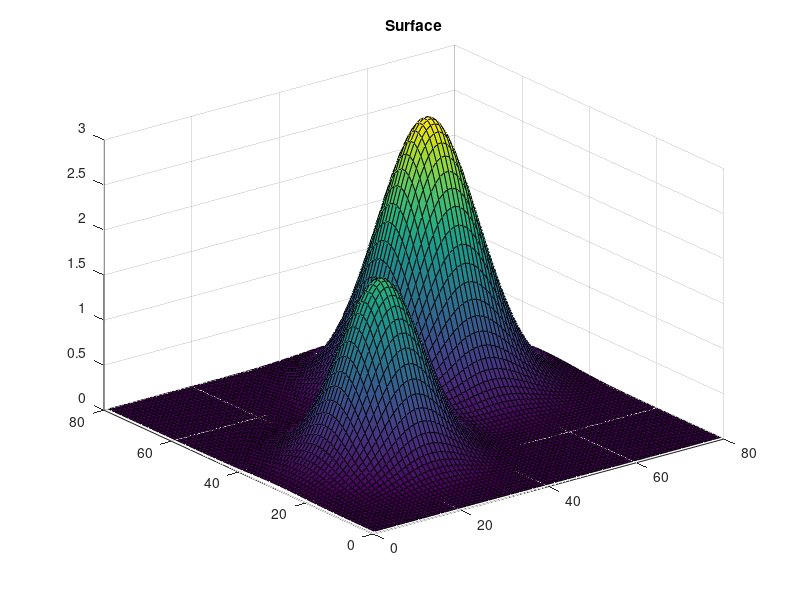
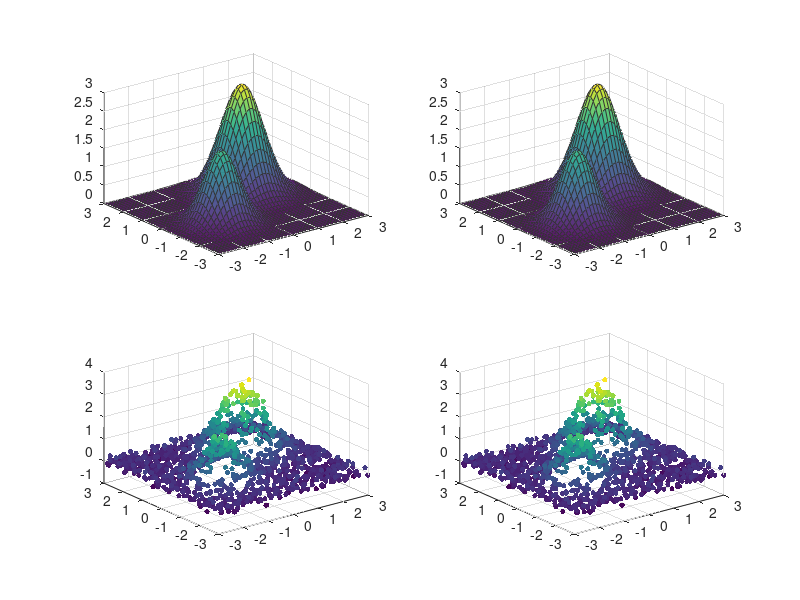

Source code (MATLAB) for these figures, in order: (Note: this script raises an error after producing the figures.)
% 이름   : three_d_plot_example
% 용도   : plot-style 3d-plot 케이스 — before/after 비교 예제 (합성 표면)
% 작성자 : REM2 / 2026
% 사용법 : MATLAB에서 직접 실행 (외부 데이터 불필요). image_fig/에 PNG 저장
% 의존성 : 없음 (기본 MATLAB)

%% 합성 데이터 — 2D 가우시안 합 표면 (예: 자기장 세기 분포)
clear; clc;
gx = linspace(-3, 3, 80);
gy = linspace(-3, 3, 80);
[X, Y] = meshgrid(gx, gy);                  % 공간 좌표 (mm)
Z = 3*exp(-((X-1).^2 + (Y-1).^2)) ...       % 봉우리 1
  + 2*exp(-((X+1.2).^2 + (Y+0.8).^2)/0.7);  % 봉우리 2  → 세기 (mT)

%% 출력 폴더
thisDir = fileparts(mfilename('fullpath'));
outDir  = fullfile(thisDir, 'image_fig');
if ~exist(outDir, 'dir'); mkdir(outDir); end

%% ── BEFORE — 흔한 문제: 인덱스축 surf(Z), 라벨 없음, colorbar 없음, 격자선 난잡, 기본 view
figBefore = figure('Name', '3d-plot BEFORE');
surf(Z);                                    % X,Y 없이 인덱스 축, 촘촘한 검은 격자
title('Surface');
exportgraphics(figBefore, fullfile(outDir, 'three_d_plot_before.png'), 'Resolution', 300);

%% ── AFTER — plot-style 3d-plot 케이스: 2x2 (상단 surf mesh, 하단 point cloud), 각 iso/top 2시점
fontSize  = 16;            % 2x2 밀집 레이아웃 → 가독성 위해 폰트 축소 (단일 패널 기본은 24)
fontName  = 'Times New Roman';
axLineWidth = 1.0;                              % 축 박스·그리드 선 두께
gridStyle = '--';  gridAlpha = 0.25;

% 연속 필드 함수 (그리드 surf + 포인트 클라우드 공용)
fieldFn = @(x, y) 3*exp(-((x-1).^2 + (y-1).^2)) ...
                + 2*exp(-((x+1.2).^2 + (y+0.8).^2)/0.7);

% surf용 그리드 (mesh 형태가 보이도록 적당한 해상도)
sgx = linspace(-3, 3, 45);  sgy = linspace(-3, 3, 45);
[Xs, Ys] = meshgrid(sgx, sgy);
Zs = fieldFn(Xs, Ys);

% 포인트 클라우드 (측정점 모사: 무작위 위치 + 약간의 노이즈)
M  = 1500;
px = -3 + 6*rand(M, 1);  py = -3 + 6*rand(M, 1);
pz = fieldFn(px, py) + 0.12*randn(M, 1);

zMax = 1.1*max(Zs(:));

figAfter = figure('Name', '3d-plot AFTER', 'Color', 'w', ...
                  'Units', 'pixels', 'Position', [80 80 1150 980]);
ax1 = subplot(2, 2, 1, 'Parent', figAfter);   % surf — iso
ax2 = subplot(2, 2, 2, 'Parent', figAfter);   % surf — top
ax3 = subplot(2, 2, 3, 'Parent', figAfter);   % point cloud — iso
ax4 = subplot(2, 2, 4, 'Parent', figAfter);   % point cloud — top

% 상단: surf (mesh 형태 — 엣지 표시)
surf(ax1, Xs, Ys, Zs, 'EdgeColor', [0.2 0.2 0.2], 'FaceAlpha', 0.9);
surf(ax2, Xs, Ys, Zs, 'EdgeColor', [0.2 0.2 0.2], 'FaceAlpha', 0.9);

% 하단: point cloud (값으로 색)
scatter3(ax3, px, py, pz, 14, pz, 'filled');
scatter3(ax4, px, py, pz, 14, pz, 'filled');

colormap(figAfter, 'parula');

allAx = [ax1, ax2, ax3, ax4];
for k = 1:numel(allAx)
    ax = allAx(k);
    set(ax, 'FontSize', fontSize, 'FontName', fontName, 'Box', 'on', 'LineWidth', axLineWidth, ...
            'XGrid', 'on', 'YGrid', 'on', 'ZGrid', 'on', ...
            'GridLineStyle', gridStyle, 'GridAlpha', gridAlpha, ...
            'GridLineWidth', axLineWidth);      % GridLineWidth: R2023a+
    xlabel(ax, 'X Position (mm)');           % 3축 모두 라벨 + 단위
    ylabel(ax, 'Y Position (mm)');
    zlabel(ax, 'Flux Density (mT)');         % z축이 값(세기)을 나타냄 → colorbar 불필요
    xlim(ax, [-3, 3]);  ylim(ax, [-3, 3]);  zlim(ax, [0, zMax]);
    clim(ax, [0, max(Zs(:))]);               % 패널 간 색 범위만 통일 (colorbar 없음)
    pbaspect(ax, [1 1 0.7]);                 % 단위 다름(mm vs mT) → 데이터 종횡비 대신 가독성 박스
end
view(ax1, 30, 15);  view(ax3, 30, 15);       % iso 시점
view(ax2, 0, 90);   view(ax4, 0, 90);        % top-down 시점
exportgraphics(figAfter, fullfile(outDir, 'three_d_plot_after.png'), 'Resolution', 300);

disp('three_d_plot_example: before/after PNG 저장 완료 → image_fig/');
